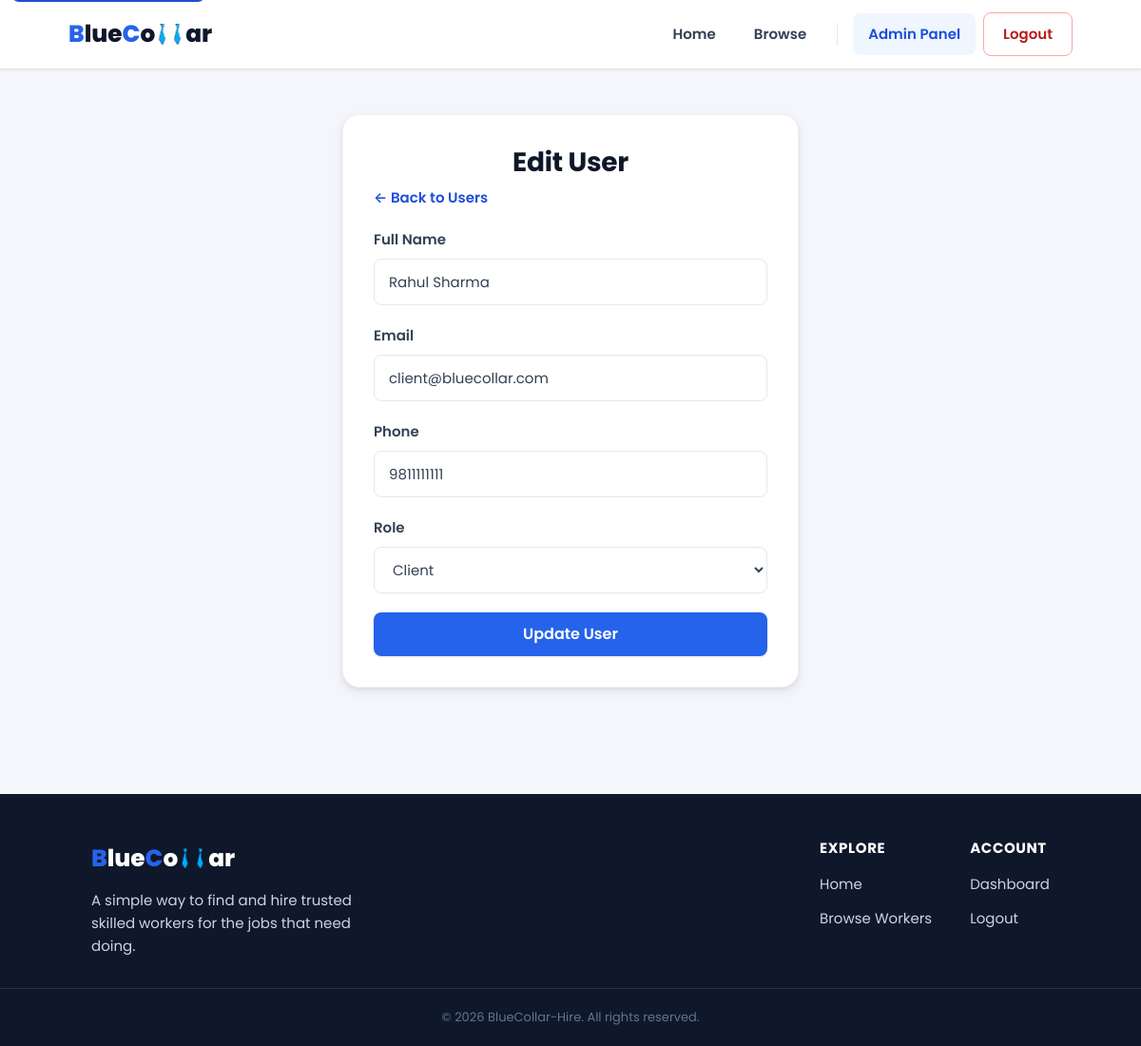
Page /admin/edit_user.php?id=2 (signed in) on the committed database.
### tables this page shows
CREATE TABLE users (
    id INT AUTO_INCREMENT PRIMARY KEY,
    name VARCHAR(100) NOT NULL,
    email VARCHAR(150) NOT NULL UNIQUE,
    phone VARCHAR(20) NOT NULL,
    password VARCHAR(255) NOT NULL,
    role ENUM('client','worker','admin') NOT NULL DEFAULT 'client',
    avatar VARCHAR(20) DEFAULT '🙂',
    created_at TIMESTAMP DEFAULT CURRENT_TIMESTAMP
);

### config/session.php (called while the page is built, shortened)
<?php
function e($string)
{
    return htmlspecialchars($string ?? "", ENT_QUOTES, "UTF-8");
}

### admin/edit_user.php (the view, shortened to what this page needs)
<?php
require_once "../config/session.php";
$id = intval($_GET['id'] ?? 0);
$stmt = mysqli_prepare($conn, "SELECT * FROM users WHERE id = ?");
mysqli_stmt_bind_param($stmt, "i", $id);
mysqli_stmt_execute($stmt);
$user = mysqli_stmt_get_result($stmt)->fetch_assoc();
?>
<!DOCTYPE html>
<html lang="en">
<head>
    <link rel="stylesheet" href="../assets/css/style.css">
    <link rel="stylesheet" href="https://cdnjs.cloudflare.com/ajax/libs/font-awesome/6.7.1/css/all.min.css">
</head>
<body>
    <?php $base = "../"; $activePage = "dashboard"; include "../includes/navbar.php"; ?>
    <main id="main-content" class="form-page">
        <div class="form-container">
            <div class="form-card">
                <form method="POST" novalidate>
                    <h2>Edit User</h2>
                    <p class="breadcrumb"><a href="users.php">&larr; Back to Users</a></p>
                    <div class="field">
                        <label for="name">Full Name</label>
                        <input type="text" id="name" name="name" value="<?= e($user['name']) ?>" required>
                    </div>
                    <div class="field">
                        <label for="email">Email</label>
                        <input type="email" id="email" name="email" value="<?= e($user['email']) ?>" required>
                    </div>
                    <div class="field">
                        <label for="phone">Phone</label>
                        <input type="text" id="phone" name="phone" value="<?= e($user['phone']) ?>" required>
                    </div>
                    <div class="field">
                        <label for="role">Role</label>
                        <select name="role" id="role">
                            <option value="client" <?= $user['role'] == "client" ? "selected" : "" ?>>Client</option>
                        </select>
                    </div>
                    <button type="submit" name="update" class="btn primary block">Update User</button>
                </form>
            </div>
        </div>
    </main>
    <?php $base = "../"; include "../includes/footer.php"; ?>
</body>
</html>

### assets/css/style.css (style rules this page uses)
:root { --brand-50: #eff6ff; --brand-100: #dbeafe; --brand-200: #bfdbfe; --brand-500: #3b82f6; --brand-600: #2563eb; --brand-700: #1d4ed8; --brand-900: #1e3a8a; --ink-900: #0f172a; --ink-700: #334155; --ink-600: #475569; --ink-500: #64748b; --ink-300: #cbd5e1; --ink-200: #e2e8f0; --ink-100: #f1f5f9; --surface: #ffffff; --surface-muted: #f8fafc; --page-bg: #f4f6fb; --success-bg: #dcfce7; --success-text: #15803d; --success-ring: #86efac; --warning-bg: #fef3c7; --warning-text: #92400e; --warning-ring: #fcd34d; --danger-bg: #fee2e2; --danger-text: #b91c1c; --danger-ring: #fca5a5; --neutral-bg: #e2e8f0; --neutral-text: #475569; --neutral-ring: #cbd5e1; --danger-600: #dc2626; --danger-700: #b91c1c; --shadow-sm: 0 1px 2px rgba(15, 23, 42, 0.06), 0 1px 3px rgba(15, 23, 42, 0.08); --shadow-md: 0 4px 12px rgba(15, 23, 42, 0.08), 0 2px 4px rgba(15, 23, 42, 0.06); --shadow-lg: 0 12px 30px rgba(15, 23, 42, 0.12), 0 4px 10px rgba(15, 23, 42, 0.06); --radius-sm: 8px; --radius-md: 12px; --radius-lg: 18px; --radius-full: 999px; --space-1: 4px; --space-2: 8px; --space-3: 12px; --space-4: 16px; --space-5: 20px; --space-6: 24px; --space-8: 32px; --space-10: 40px; --space-12: 48px; --space-16: 64px; --font-sans: "Poppins", -apple-system, BlinkMacSystemFont, "Segoe UI", Roboto, Helvetica, Arial, sans-serif; --text-xs: 0.8125rem; --text-sm: 0.9375rem; --text-base: 1rem; --text-lg: 1.125rem; --text-xl: 1.375rem; --text-2xl: 1.75rem; --text-3xl: 2.25rem; --text-4xl: 3rem; --container: 1200px; --header-h: 72px; --transition: 180ms cubic-bezier(0.4, 0, 0.2, 1); }
*, *::before, *::after { box-sizing: border-box; }
* { margin: 0; padding: 0; }
html { scroll-behavior: smooth; }
body { font-family: var(--font-sans); color: var(--ink-700); background: var(--page-bg); line-height: 1.6; -webkit-font-smoothing: antialiased; text-rendering: optimizeLegibility; }
a { text-decoration: none; color: inherit; }
button { font-family: inherit; cursor: pointer; }
input, select, textarea, button { font-family: inherit; font-size: inherit; color: inherit; }
h1, h2, h3, h4 { color: var(--ink-900); font-weight: 700; line-height: 1.25; letter-spacing: -0.01em; }
h2 { font-size: var(--text-2xl); }
p { color: var(--ink-600); }
main { display: block; min-height: calc(100vh - var(--header-h) - 220px); }
.btn { display: inline-flex; align-items: center; justify-content: center; gap: var(--space-2); padding: 13px 28px; border-radius: var(--radius-sm); border: 2px solid transparent; font-weight: 600; font-size: var(--text-base); line-height: 1; transition: transform var(--transition), box-shadow var(--transition), background var(--transition), color var(--transition), border-color var(--transition); cursor: pointer; }
.btn.primary { background: var(--brand-600); color: #fff; box-shadow: var(--shadow-sm); }
.btn.block { width: 100%; }
.form-page { padding: var(--space-12) 20px; display: flex; justify-content: center; }
.form-container { width: 100%; max-width: 480px; }
.form-card { background: var(--surface); padding: var(--space-8); border-radius: var(--radius-lg); box-shadow: var(--shadow-md); border: 1px solid var(--ink-100); }
.form-card h2 { text-align: center; margin-bottom: var(--space-2); }
.field { margin-bottom: var(--space-5); }
.field label { display: block; margin-bottom: var(--space-2); font-weight: 600; font-size: var(--text-sm); color: var(--ink-700); }
.form-card input[type="text"], .form-card input[type="email"], .form-card input[type="password"], .form-card input[type="number"], .form-card input[type="date"], .form-card input[type="tel"], .form-card select, .form-card textarea { width: 100%; padding: 12px 15px; border: 1.5px solid var(--ink-200); border-radius: var(--radius-sm); font-size: var(--text-sm); background: var(--surface); transition: border-color var(--transition), box-shadow var(--transition); }
.breadcrumb { font-size: var(--text-sm); color: var(--ink-500); margin-bottom: var(--space-5); }
.breadcrumb a { color: var(--brand-700); font-weight: 600; }
* { box-sizing: border-box; }

### rows in the picture
users: name "Rahul Sharma", email "client@bluecollar.com", phone "9811111111", role "Client"
